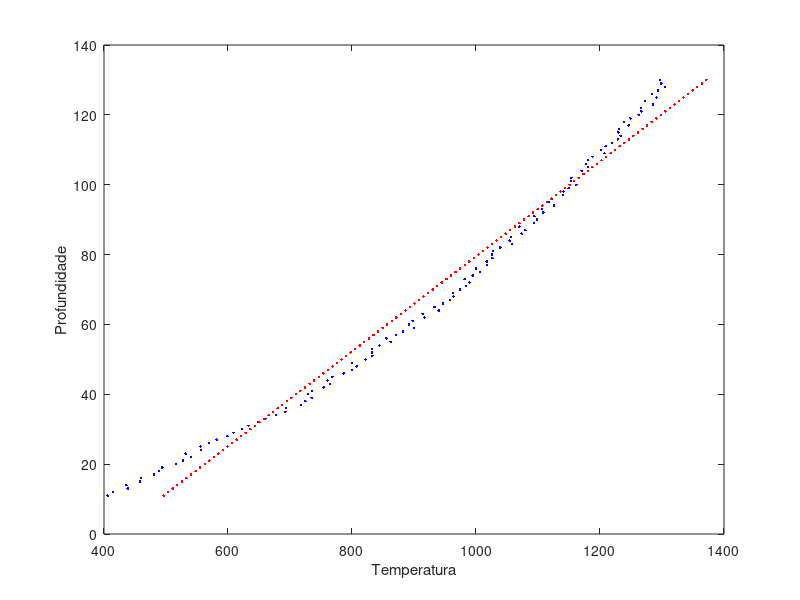
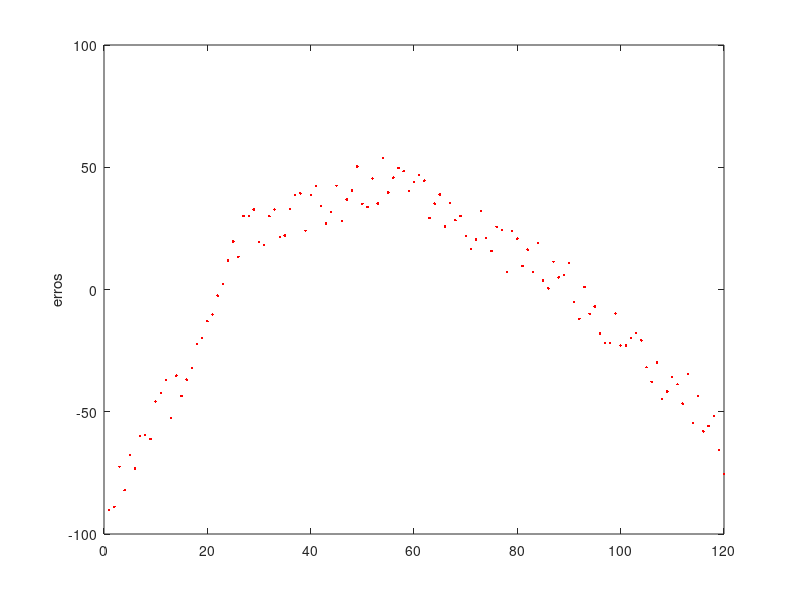

Recreate these plots in MATLAB, in order.
% Problemas Diretos e Inversos em Geofísica - Conceitos Básicos e Aplicações
% Prof. Giuliano Marotta - SIS/IG/UnB - marotta@unb.br
% Parte I: Exercicio 01
% ---------------------------------------------------------------------
clear
clc
% Modelo: T = a*1+b*z
% Abrir arquivo de dados
Dados = load('DadosEx01.txt');
% Vetor dos dados de profundidade
z = Dados(:,1);
% Vetor dos dados observados de Temperarura
d = Dados(:,2);
% Vetor das incertezas dos dados observados
Var_d = Dados(:,3).^2;
% Numero de parametros
M = 2; %'a' e 'b'
% Numero de Observacoes
N = length(d(:,1));
% Matriz dos coeficientes
G = [ones(N,1) z];
% Matriz Peso
W = (Var_d.*eye(N,N))^-1;
% Vetor dos parametros
m = (G'*W*G)^-1*(G'*W*d)
% Vetor dos erros
e = d-G*m
% Variancia a posteriori
Var_pos = (e'*W*e)/(N-M)
% Matrix covariancia dos parametros
Cov_m = Var_pos*(G'*W*G)^-1
% Vetor dos desvios Padrao dos Parametros
Dp_m = diag(Cov_m).^0.5

% Plotar dados observados
figure
plot(d,z,'.b')
xlabel('Temperatura')
ylabel('Profundidade')
% Plotar dados calculados
hold on
plot(G*m,z,'.r')

% plotar erro
figure
plot(e,'.r')
ylabel('erros')

